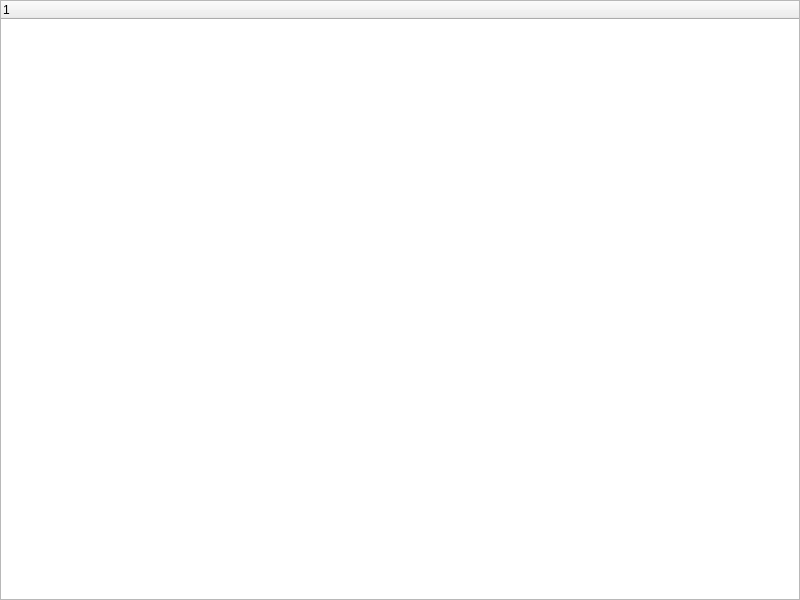
<?xml version="1.0" encoding="UTF-8"?>
<ui version="4.0">
 <class>controller</class>
 <widget class="QMainWindow" name="controller">
  <property name="geometry">
   <rect>
    <x>0</x>
    <y>0</y>
    <width>800</width>
    <height>600</height>
   </rect>
  </property>
  <property name="windowTitle">
   <string>Controller Viewer</string>
  </property>
  <property name="windowIcon">
   <iconset resource="icones.qrc">
    <normaloff>:/icones/logo</normaloff>:/icones/logo</iconset>
  </property>
  <widget class="QWidget" name="tree_widget">
   <layout class="QVBoxLayout" name="verticalLayout">
    <property name="spacing">
     <number>0</number>
    </property>
    <property name="margin">
     <number>0</number>
    </property>
    <item>
     <widget class="QTreeWidget" name="tree_controller">
      <column>
       <property name="text">
        <string notr="true">1</string>
       </property>
      </column>
     </widget>
    </item>
   </layout>
  </widget>
 </widget>
 <resources>
  <include location="icones.qrc"/>
 </resources>
 <connections/>
</ui>
